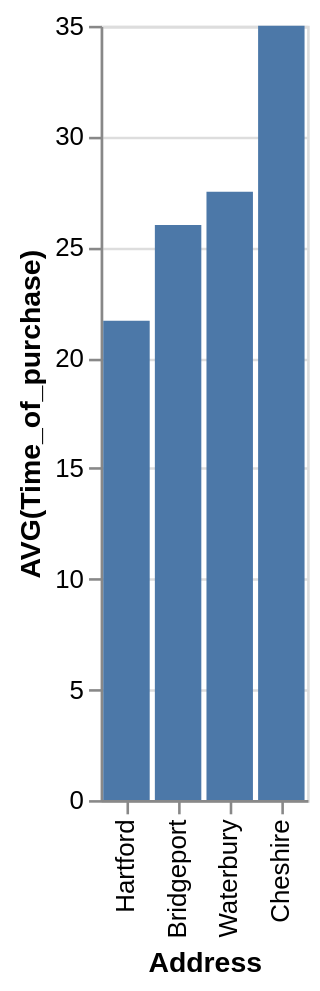

Here is the Vega-Lite specification saved for this chart:
### Vega-Lite specification from a JSON file in a GitHub repository (floating-point values rounded to 4 significant figures)
{"data": {"values": [{"x_data": "Bridgeport", "y_data": 26}, {"x_data": "Cheshire", "y_data": 35}, {"x_data": "Hartford", "y_data": 21.67}, {"x_data": "Waterbury", "y_data": 27.5}]}, "mark": "bar", "encoding": {"x": {"field": "x_data", "type": "nominal", "title": "Address", "sort": {"op": "sum", "field": "y_data", "order": "ascending"}}, "y": {"field": "y_data", "type": "quantitative", "title": "AVG(Time_of_purchase)"}}}
